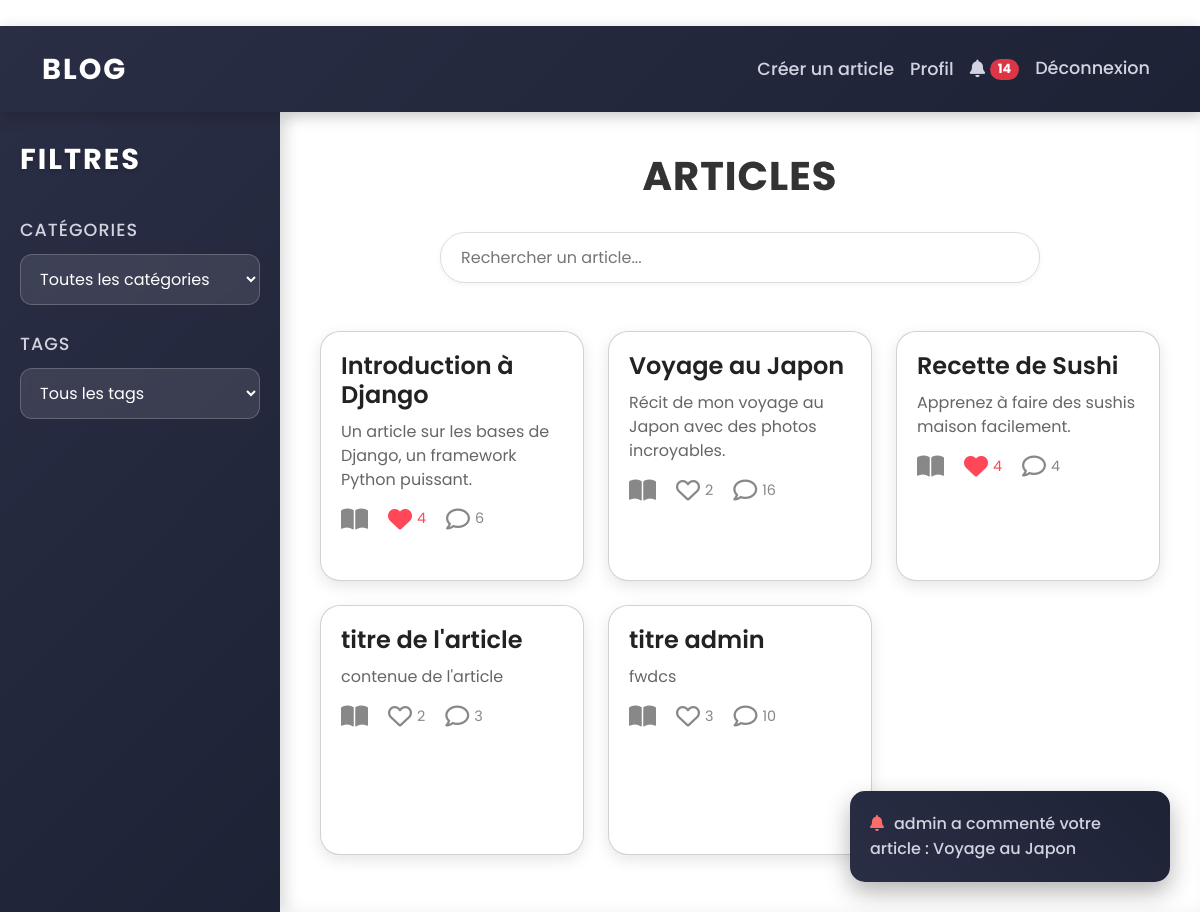
The page / (signed in) on the database its author committed.
### blog/models.py (models this page shows, shortened)
class Article(models.Model):
    title = models.CharField(max_length=200)
    content = models.TextField()
    author = models.ForeignKey(User, on_delete=models.CASCADE)
    category = models.ForeignKey(Category, on_delete=models.SET_NULL, null=True)
    tags = models.ManyToManyField(Tag)
    created_at = models.DateTimeField(auto_now_add=True)
    updated_at = models.DateTimeField(auto_now=True)
    views = models.PositiveIntegerField(default=0)
    likes = models.ManyToManyField(User, related_name='liked_articles', blank=True)

### blog/views.py (the view, shortened to what this page needs)
# urls.py: path('', views.home, name='home'),
def home(request):
    articles = Article.objects.all()
    categories = Category.objects.all()
    tags = Tag.objects.all()
    query = request.GET.get('q', '')
    category_filter = request.GET.get('category', '')
    tag_filter = request.GET.get('tag', '')
    if query:
        articles = articles.filter(title__icontains=query)
    if category_filter:
        articles = articles.filter(category__name=category_filter)
    if tag_filter:
        articles = articles.filter(tags__name=tag_filter)
    unread_notifications = 0
    if request.user.is_authenticated:
        unread_notifications = Notification.objects.filter(user=request.user, is_read=False).count()
    return render(request, 'blog/home.html', {
        'articles': articles,
        'categories': categories,
        'tags': tags,
        'category_filter': category_filter,
        'tag_filter': tag_filter,
        'unread_notifications': unread_notifications,
    })

### blog/templates/blog/home.html (shortened to what this page needs)
﻿{% extends 'blog/base.html' %}
{% block content %}
    <div class="container-fluid modern-layout">
        <aside class="sidebar">
            <div class="sidebar-header">
                <h2 class="sidebar-title">Filtres</h2>
            </div>
            <div class="filter-section">
                <div class="filter-group">
                    <label for="category-filter" class="filter-label">Catégories</label>
                    <select name="category" id="category-filter" class="filter-select">
                        <option value="">Toutes les catégories</option>
                    </select>
                </div>
                <div class="filter-group">
                    <label for="tag-filter" class="filter-label">Tags</label>
                    <select name="tag" id="tag-filter" class="filter-select">
                        <option value="">Tous les tags</option>
                    </select>
                </div>
            </div>
        </aside>
        <main class="main-content">
            <h1 class="page-title">Articles</h1>
            <div class="search-container mb-5">
                <input type="text" id="article-search" class="search-input" placeholder="Rechercher un article...">
            </div>
            <div class="row g-4" id="article-list">
                {% for article in articles %}
                    <div class="col-md-4">
                        <div class="card article-card">
                            <div class="card-content">
                                <h5 class="card-title">{{ article.title }}</h5>
                                <p class="card-text">{{ article.content|truncatewords:20 }}</p>
                                <div class="action-bar">
                                    <label class="action-icon read-icon">
                                        <span class="icon-wrapper">
                                            <i class="fas fa-book-open unchecked"></i>
                                        </span>
                                    </label>
                                    {% if user.is_authenticated %}
                                        <label class="action-icon like-icon">
                                            <span class="icon-wrapper">
                                                <i class="far fa-heart unchecked"></i>
                                                <i class="fas fa-heart checked"></i>
                                                <span class="like-count">{{ article.likes.count }}</span>
                                            </span>
                                        </label>
                                    {% endif %}
                                    <label class="action-icon comment-icon">
                                        <span class="icon-wrapper">
                                            <i class="far fa-comment unchecked"></i>
                                            <span class="comment-count">{{ article.comments.count }}</span>
                                        </span>
                                    </label>
                                </div>
                            </div>
                        </div>
                    </div>
                {% empty %}
                    <p class="no-content">Aucun article trouvé.</p>
                {% endfor %}
            </div>
        </main>
    </div>
{% endblock %}

### blog/templates/blog/base.html (style rules this page uses)
* { margin: 0; padding: 0; box-sizing: border-box; font-family: 'Poppins', sans-serif; }
body { background: #fff; color: #2a2e45; line-height: 1.6; overflow-x: hidden; }

### blog/templates/blog/home.html (style rules this page uses)
.modern-layout { display: flex; min-height: 100vh; background: #f4f7fa; padding: 0; }
.sidebar { position: sticky; top: 0; width: 280px; height: 100vh; background: linear-gradient(135deg, #2a2e45 0%, #1e2235 100%); color: #fff; padding: 30px 20px; box-shadow: 5px 0 15px rgba(0, 0, 0, 0.1); overflow-y: auto; transition: width 0.3s ease; }
.sidebar-header { margin-bottom: 40px; }
.sidebar-title { font-size: 1.8rem; font-weight: 700; color: #fff; text-transform: uppercase; letter-spacing: 2px; text-shadow: 0 2px 4px rgba(0, 0, 0, 0.2); }
.filter-section { display: flex; flex-direction: column; gap: 25px; }
.filter-group { display: flex; flex-direction: column; gap: 10px; }
.filter-label { font-size: 1.1rem; font-weight: 500; color: #d1d4e0; text-transform: uppercase; letter-spacing: 1px; }
.filter-select { background: rgba(255, 255, 255, 0.1); border: 1px solid rgba(255, 255, 255, 0.2); border-radius: 12px; padding: 12px 15px; color: #fff; font-size: 1rem; transition: all 0.3s ease; backdrop-filter: blur(5px); -webkit-backdrop-filter: blur(5px); }
.filter-select option { background: #2a2e45; color: #fff; }
.main-content { flex: 1; padding: 40px; background: #fff; border-radius: 20px 0 0 20px; box-shadow: inset 5px 0 15px rgba(0, 0, 0, 0.05); }
.page-title { font-size: 2.5rem; font-weight: 800; color: #2a2e45; text-align: center; margin-bottom: 40px; background: linear-gradient(45deg, #ff6b6b, #4ecdc4); -webkit-background-clip: text; background-clip: text; color: transparent; text-transform: uppercase; letter-spacing: 2px; }
.page-title { font-size: 2.5rem; font-weight: 700; color: #333; text-align: center; margin-bottom: 2rem; text-transform: uppercase; letter-spacing: 1px; }
.article-card { background: #fff; border-radius: 20px; box-shadow: 0 5px 15px rgba(0, 0, 0, 0.1); overflow: hidden; transition: all 0.4s ease; min-height: 250px; position: relative; }
.card-content { padding: 20px; position: relative; z-index: 1; }
.card-title { font-size: 1.5rem; font-weight: 600; color: #222; margin-bottom: 10px; line-height: 1.2; }
.card-text { font-size: 1rem; color: #666; margin-bottom: 15px; line-height: 1.5; }
.action-bar { display: flex; gap: 20px; align-items: center; justify-content: flex-start; }
.action-icon { position: relative; display: inline-flex; align-items: center; cursor: pointer; }
.icon-wrapper { position: relative; display: flex; align-items: center; font-size: 1.5rem; color: #888; transition: color 0.3s ease; }
.icon-wrapper .checked { display: none; }
.icon-wrapper .unchecked { display: inline; }
.action-icon input:checked ~ .icon-wrapper .checked { display: inline; color: #ff4757; }
.like-count, .comment-count { font-size: 0.9rem; color: #888; margin-left: 5px; transition: color 0.3s ease; }
.action-icon input:checked ~ .icon-wrapper .like-count, .action-icon input:checked ~ .icon-wrapper .comment-count { color: #ff4757; }
.search-container { position: relative; max-width: 600px; margin: 0 auto 40px; }
.search-input { width: 100%; border-radius: 25px; padding: 12px 20px; font-size: 1rem; border: 1px solid #ddd; box-shadow: 0 2px 5px rgba(0, 0, 0, 0.05); transition: all 0.3s ease; }

### rows shown on the page
Article: title "Introduction à Django", content "Un article sur les bases de Django, un framework Python puissant.", likes.count "4", comments.count "6"
Article: title "Voyage au Japon", content "Récit de mon voyage au Japon avec des photos incroyables.", likes.count "2", comments.count "16"
Article: title "Recette de Sushi", content "Apprenez à faire des sushis maison facilement.", likes.count "4", comments.count "4"
Article: title "titre de l'article", content "contenue de l'article", likes.count "2", comments.count "3"
Article: title "titre admin", content "fwdcs", likes.count "3", comments.count "10"

### other values the page prints
{{ unread_notifications }} "14"
